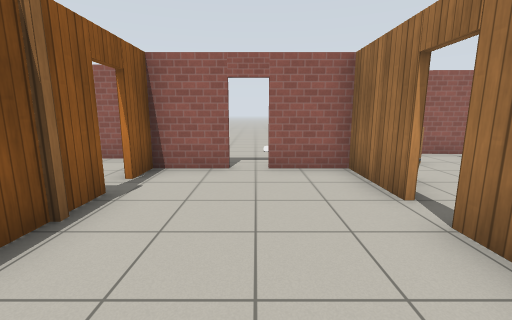
[1] (above)

21 first-person views from a walk through a world built for the Gazebo simulator. The camera is 1.2 m above the floor, tilts 10° down and sees 90° across. The floor is counted in squares, 1 m on a side. Each view is taken from the middle of a square. On the plan, view 1 faces up. The plan holds only what a view shows up to about 12 squares ahead; the rest is blank. Robots are left out. Gazebo's built-in surfaces are drawn with simple patterns. Simple shapes stand in for some stock models.

[2]
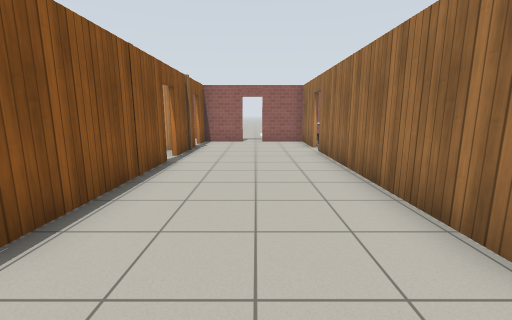

[3]
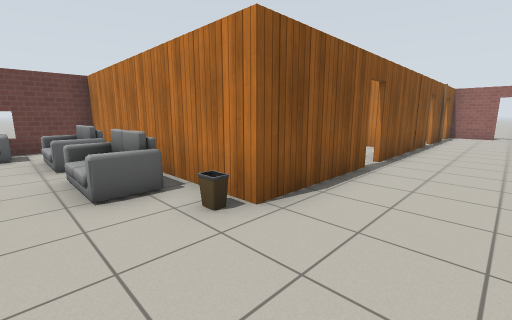

[4]
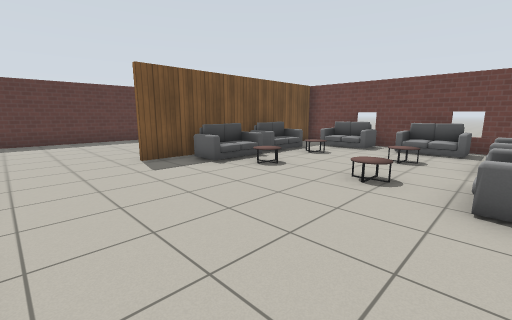

[5]
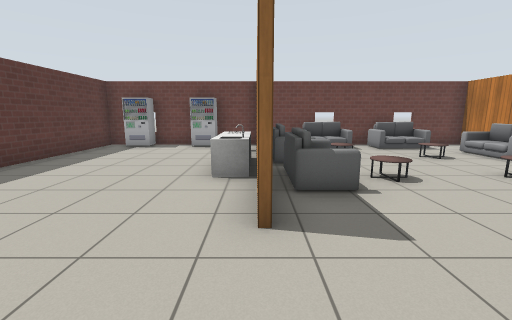

[6]
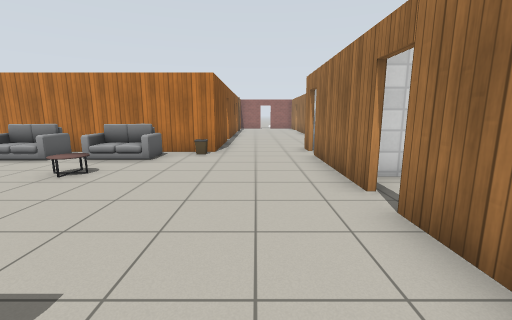

[7]
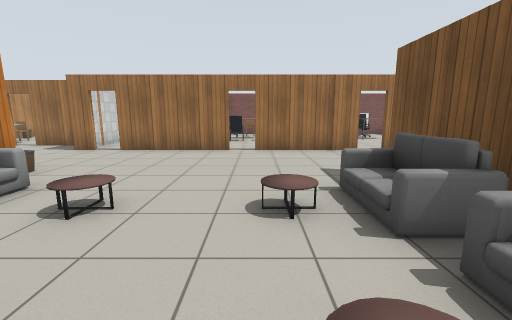

[8]
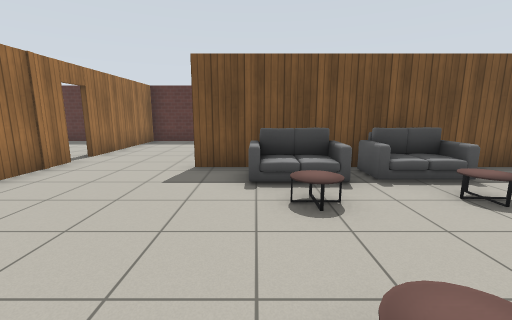

[9]
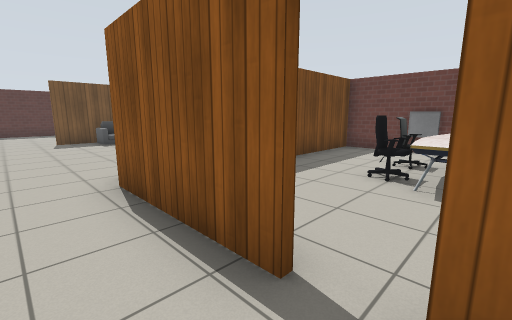

[10]
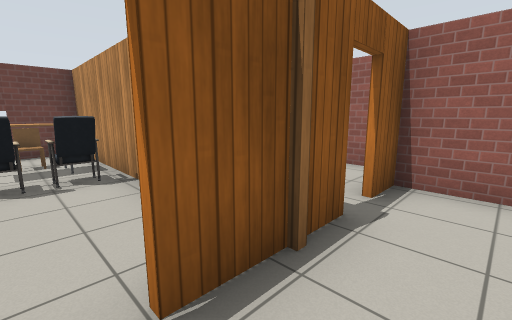

[11]
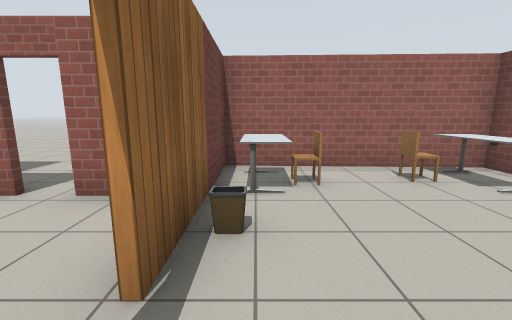

[12]
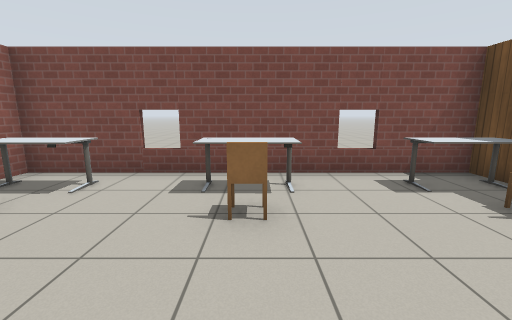

[13]
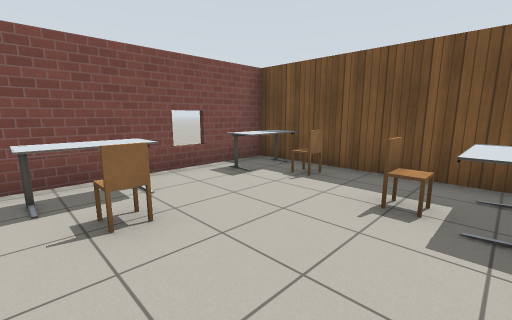

[14]
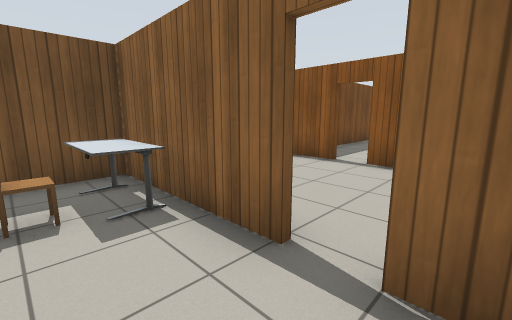

[15]
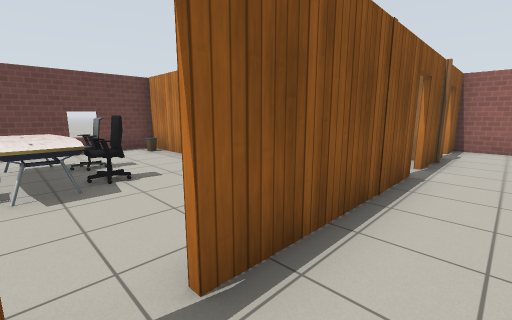

[16]
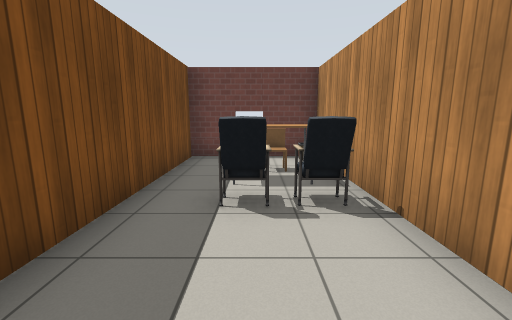

[17]
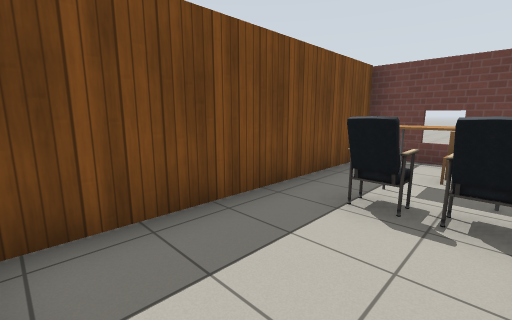

[18]
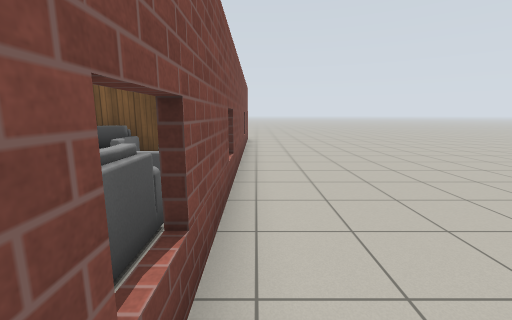

[19]
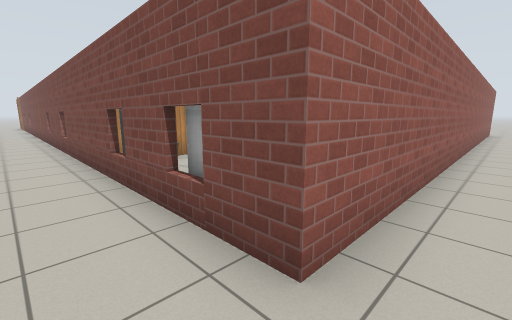

[20]
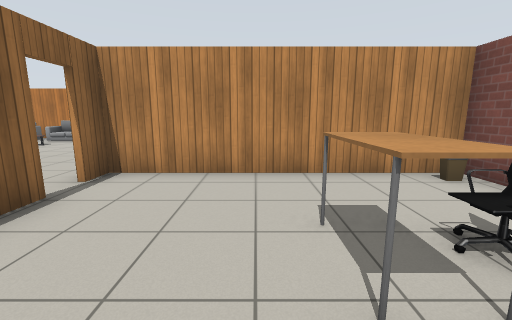

[21]
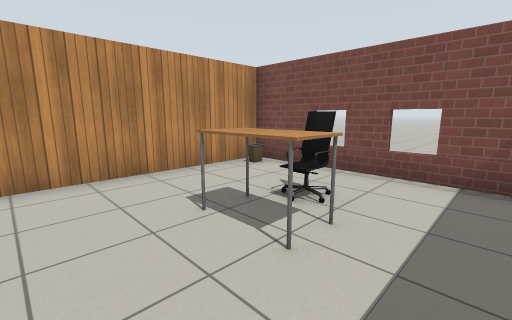

### Floor plan
Points are (right, up) in squares from view 1. A wall is a line through its corners. A room is listed if a view was taken in it or the views show most of it. See-through windows are left out.
Room 1 (views 1, 2, 3, 4, 5, 6, 7, 8, 9, 10, 15)
walls: (-5.4, -8.6) (-10.4, -8.6) (-10.4, -10.6); (-7.9, -17) (-10, -17); (0.8, -13.1) (0.8, -9.2); (-10.4, -15.4) (-10.4, -20.5); (-10.4, -16.8) (-2.5, -16.8); (0.8, -17.5) (0.8, -13.9); (0.8, -8.5) (0.8, -7.7); (-2.3, -5) (-2.3, -8.7); (2.1, -6.9) (2.1, -5.2); (-10.6, -20.6) (-10.6, -15.4); (-10.4, -22.9) (0.8, -22.9) (0.8, -18.4); (2.1, -4.1) (2.1, 2.6); (-2.3, 0.8) (-2.3, -4.2); (-2.3, 3.9) (-2.3, 1.5); (2.1, 3.4) (2.1, 5.7) (0.3, 5.7); (-0.5, 5.7) (-2.3, 5.7) (-2.3, 4.6)
ways out: open door at (2, 3) to room 2; open door at (-2, 1) to room 3; opening at (-11.5, -10) to room 4; open door at (0, 6) to room 4; opening at (-11.5, -23) to room 5; open door at (1, -13.5) to room 5; open door at (1, -9) to room 5; open door at (2, -5) to room 5; open door at (1, -18) to room 6; open door at (-2, -4.5); open door at (-2, 4)
objects: vending machine (-10, -22) to (-10, -21); vending machine (-10, -19); sofa (-10, -15) to (-9, -14); sofa (-10, -13) to (-9, -11); other object (-9, -17); sofa (-8, -16) to (-6, -16); sofa (-8, -10) to (-7, -10); counter (-7, -18) to (-5, -18); coffee table (-7, -15) to (-7, -14); coffee table (-7, -12); sofa (-5, -16) to (-4, -16); coffee table (-5, -15) to (-5, -14); coffee table (-5, -12); sofa (-5, -10) to (-4, -9); bin (-3, -9)
Room 2 (views 11, 12, 13, 14)
walls: (2.3, 2.6) (2.3, -0.5); (3.5, -1.5) (4.5, -1.5); (8.3, -1.5) (8.3, 7.8) (2.3, 8) (2.3, 3.4)
ways out: open door at (2, 3) to room 1
objects: table (3, -1) to (3, 1); bin (3, 5); table (3, 6) to (3, 7); chair (4, 0); chair (4, 7); chair (6, -1) to (6, 0); chair (6, 3); chair (6, 7); table (7, -1) to (7, 0); table (7, 3) to (7, 4); table (7, 6) to (7, 7)
Room 3 (views 16, 17)
walls: (-2.6, 2.7) (-9.4, 2.7); (-9.5, -0.9) (-2.9, -0.9); (-10.4, 1.5) (-10.4, -0.5)
ways out: open door at (-2, 1) to room 1
objects: chair (-9, 1) to (-8, 2); table (-8, 2); chair (-7, 1) to (-6, 1); chair (-7, 2) to (-6, 2)
Room 4 (view 18)
walls: (-9.4, 2.7) (-10.4, 2.7) (-10.4, 1.5); (-10.4, -5.5) (-10.4, -6.5); (-10.6, -10.6) (-10.6, -8.1)
ways out: opening at (-11.5, -10) to room 1; open door at (0, 6) to room 1
objects: window (-10, -6); bin (-10, -1); other object (-10, 2); other object (0, 8)
Room 5 (view 19)
walls: (3.5, -7.9) (1, -7.9); (1.9, -12.1) (1.4, -12.1); (2.3, -0.5) (2.3, -1.5) (3.5, -1.5); (4.4, -23.1) (-10.6, -23.1) (-10.6, -22.5)
ways out: opening at (-11.5, -23) to room 1; open door at (1, -13.5) to room 1; open door at (1, -9) to room 1; open door at (2, -5) to room 1
objects: other object (3, -4) to (3, -2); chair (4, -13); other object (4, -3); bin (8, -17)
Room 6 (views 20, 21)
walls: (3.9, -22.9) (4.7, -22.9); (0.9, -18.4) (0.9, -19.1); (7.5, -16.8) (0.9, -16.8); (8.3, -22.1) (8.3, -17.5)
ways out: open door at (1, -18) to room 1
objects: table (5, -21) to (5, -20); office chair (6, -20)
Room 7 (no view inside)
walls: (-8.3, -1) (-9.5, -1); (-10.4, -6.5) (-10.4, -8.5) (-7.1, -8.5); (-10.4, -1.5) (-10.4, -5.5)
objects: table (-9, -5) to (-9, -4); office chair (-8, -6) to (-8, -5); office chair (-8, -4) to (-8, -3); table (-7, -5) to (-7, -4); office chair (-6, -6) to (-6, -5); office chair (-6, -4) to (-6, -3); table (-5, -5) to (-5, -4)

Where each view was taken, in squares from view 1:
view 1: 0 up, 0 right, facing up
view 2: 6 down, 0 right, facing up
view 3: 11 down, 0 right, facing up-left
view 4: 10 down, 0 right, facing down-left
view 5: 17 down, 0 right, facing left
view 6: 17 down, 1 left, facing up
view 7: 14 down, 8 left, facing right
view 8: 11 down, 4 left, facing down
view 9: 4 down, 1 left, facing down-left
view 10: 1 up, 1 left, facing up-left
view 11: 2 up, 3 right, facing up
view 12: 3 up, 3 right, facing right
view 13: 4 up, 3 right, facing down-right
view 14: 4 up, 4 right, facing down-left
view 15: 5 down, 1 left, facing up-left
view 16: 1 up, 3 left, facing left
view 17: 2 up, 3 left, facing down-left
view 18: 10 down, 11 left, facing down
view 19: 24 down, 12 left, facing up-right
view 20: 22 down, 4 right, facing up
view 21: 22 down, 3 right, facing up-right
